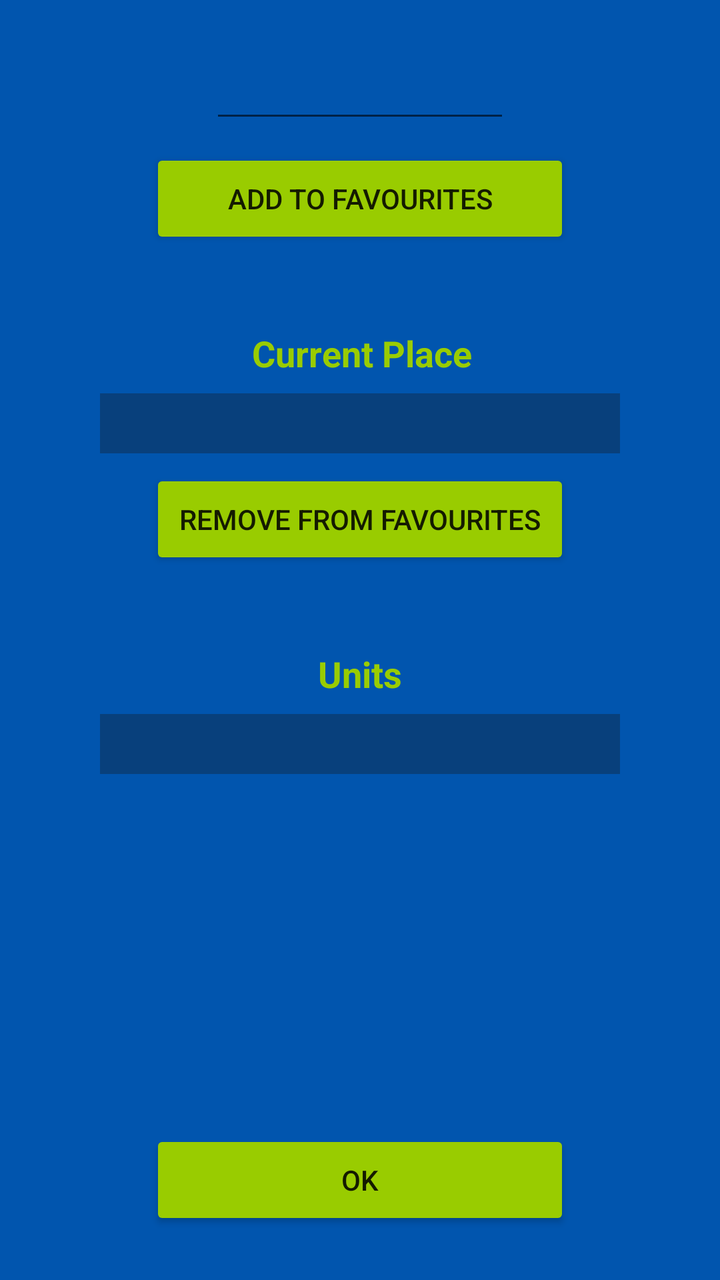
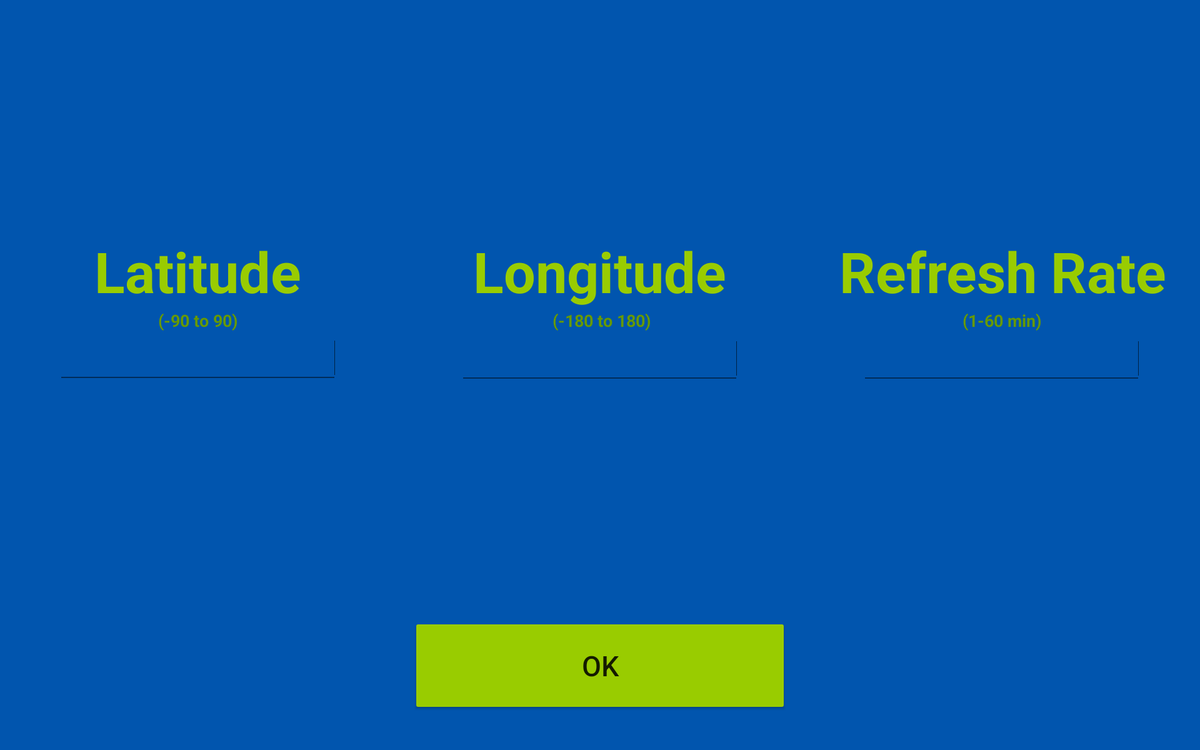

First picture: res/layout/ on a phone held upright. Second picture: the repository's own variant of that layout, on a device whose configuration matches the variant's folder. Source for both follows.
<!-- AndroidManifest.xml: application theme AppTheme -->
<!-- res/layout/activity_config.xml -->
<?xml version="1.0" encoding="utf-8"?>
<android.support.constraint.ConstraintLayout xmlns:android="http://schemas.android.com/apk/res/android"
    xmlns:app="http://schemas.android.com/apk/res-auto"
    xmlns:tools="http://schemas.android.com/tools"
    android:layout_width="match_parent"
    android:layout_height="match_parent"
    android:focusable="true"
    android:focusableInTouchMode="true"
    android:background="@color/colorBackground"
    tools:context="com.bbeny.astroweather.activity.ConfigActivity">

    <EditText
        android:id="@+id/placeText"
        style="@android:style/Widget.DeviceDefault.EditText"
        android:layout_width="150dp"
        android:layout_height="wrap_content"
        android:layout_marginEnd="8dp"
        android:layout_marginLeft="8dp"
        android:layout_marginRight="8dp"
        android:layout_marginStart="8dp"
        android:layout_marginTop="25dp"
        android:layout_weight="1"
        android:ems="10"
        android:inputType="text"
        android:labelFor="@+id/placeText"
        android:selectAllOnFocus="false"
        android:textAlignment="center"
        android:textColor="@android:color/holo_green_light"
        android:textColorLink="@android:color/holo_green_light"
        app:layout_constraintLeft_toLeftOf="parent"
        app:layout_constraintRight_toRightOf="parent"
        app:layout_constraintTop_toTopOf="parent" />

    <Button
        android:id="@+id/addButton"
        android:layout_width="210dp"
        android:layout_height="50dp"
        android:layout_marginBottom="351dp"
        android:layout_marginEnd="8dp"
        android:layout_marginLeft="8dp"
        android:layout_marginRight="8dp"
        android:layout_marginStart="8dp"
        android:layout_marginTop="8dp"
        android:backgroundTint="@android:color/holo_green_light"
        android:text="Add To Favourites"
        android:textAlignment="center"
        app:layout_constraintBottom_toBottomOf="parent"
        app:layout_constraintLeft_toLeftOf="parent"
        app:layout_constraintRight_toRightOf="parent"
        app:layout_constraintTop_toBottomOf="@+id/placeText"
        app:layout_constraintVertical_bias="0.0" />

    <TextView
        android:id="@+id/textView"
        android:layout_width="wrap_content"
        android:layout_height="wrap_content"
        android:layout_marginEnd="8dp"
        android:layout_marginLeft="8dp"
        android:layout_marginRight="8dp"
        android:layout_marginStart="8dp"
        android:layout_marginTop="40dp"
        android:layout_weight="1"
        android:text="Current Place"
        android:textAlignment="center"
        android:textColor="@android:color/holo_green_light"
        android:textSize="18sp"
        android:textStyle="bold"
        app:layout_constraintLeft_toLeftOf="parent"
        app:layout_constraintRight_toRightOf="parent"
        app:layout_constraintTop_toBottomOf="@+id/addButton"
        app:layout_constraintHorizontal_bias="0.503" />

    <Spinner
        android:id="@+id/placeSpinner"
        android:layout_width="260dp"
        android:layout_height="30dp"
        android:layout_marginLeft="8dp"
        android:layout_marginRight="8dp"
        android:layout_marginTop="8dp"
        android:background="@color/textColor"
        android:textAlignment="center"
        app:layout_constraintLeft_toLeftOf="parent"
        app:layout_constraintRight_toRightOf="parent"
        app:layout_constraintTop_toBottomOf="@+id/textView" />

    <Button
        android:id="@+id/removeButton"
        android:layout_width="210dp"
        android:layout_height="50dp"
        android:layout_marginEnd="8dp"
        android:layout_marginLeft="8dp"
        android:layout_marginRight="8dp"
        android:layout_marginStart="8dp"
        android:layout_marginTop="8dp"
        android:backgroundTint="@android:color/holo_green_light"
        android:text="Remove from favourites"
        android:textAlignment="center"
        app:layout_constraintLeft_toLeftOf="parent"
        app:layout_constraintRight_toRightOf="parent"
        app:layout_constraintTop_toBottomOf="@+id/placeSpinner" />

    <TextView
        android:id="@+id/textView2"
        android:layout_width="wrap_content"
        android:layout_height="wrap_content"
        android:layout_marginEnd="8dp"
        android:layout_marginLeft="8dp"
        android:layout_marginRight="8dp"
        android:layout_marginStart="8dp"
        android:layout_weight="1"
        android:text="Units"
        android:textAlignment="center"
        android:textColor="@android:color/holo_green_light"
        android:textSize="18sp"
        android:textStyle="bold"
        app:layout_constraintLeft_toLeftOf="parent"
        app:layout_constraintRight_toRightOf="parent"
        android:layout_marginTop="40dp"
        app:layout_constraintTop_toBottomOf="@+id/removeButton" />

    <Spinner
        android:id="@+id/unitSpinner"
        android:layout_width="260dp"
        android:layout_height="30dp"
        android:layout_marginLeft="8dp"
        android:layout_marginRight="8dp"
        android:layout_marginTop="8dp"
        android:background="@color/textColor"
        android:textAlignment="center"
        app:layout_constraintLeft_toLeftOf="parent"
        app:layout_constraintRight_toRightOf="parent"
        app:layout_constraintTop_toBottomOf="@+id/textView2" />

    <Button
        android:id="@+id/okButton"
        android:layout_width="210dp"
        android:layout_height="50dp"
        android:layout_marginBottom="25dp"
        android:layout_marginEnd="8dp"
        android:layout_marginLeft="8dp"
        android:layout_marginRight="8dp"
        android:layout_marginStart="8dp"
        android:layout_marginTop="8dp"
        android:backgroundTint="@android:color/holo_green_light"
        android:text="OK"
        android:textAlignment="center"
        app:layout_constraintBottom_toBottomOf="parent"
        app:layout_constraintLeft_toLeftOf="parent"
        app:layout_constraintRight_toRightOf="parent"
        app:layout_constraintTop_toBottomOf="@+id/unitSpinner"
        app:layout_constraintVertical_bias="1.0" />

</android.support.constraint.ConstraintLayout>
<!-- resources referenced by this layout -->
<resources>
  <color name="colorBackground">#0155ae</color>
  <color name="textColor">#08407c</color>
  <style name="AppTheme" parent="Theme.AppCompat.Light.DarkActionBar">
          
          <item name="android:windowBackground">@null</item>
          <item name="colorPrimary">@color/colorPrimary</item>
          <item name="colorPrimaryDark">@color/colorPrimaryDark</item>
          <item name="colorAccent">@color/colorAccent</item>
      </style>
  <color name="colorPrimary">#3F51B5</color>
  <color name="colorPrimaryDark">#0a1560</color>
  <color name="colorAccent">#FF4081</color>
</resources>
<!-- res/layout-sw720dp-land/activity_config.xml (the repository's variant of the layout above) -->
<!-- drawn on a large tablet held sideways -->
<?xml version="1.0" encoding="utf-8"?>
<LinearLayout xmlns:android="http://schemas.android.com/apk/res/android"
    xmlns:app="http://schemas.android.com/apk/res-auto"
    xmlns:tools="http://schemas.android.com/tools"
    android:layout_width="match_parent"
    android:layout_height="match_parent"
    android:focusable="true"
    android:focusableInTouchMode="true"
    android:orientation="vertical"
    android:background="@color/colorBackground"
    android:gravity="center"
    tools:context="com.bbeny.astroweather.activity.ConfigActivity">

    <LinearLayout
        android:baselineAligned="false"
        android:layout_width="match_parent"
        android:layout_height="0dp"
        android:layout_weight="0.7"
        android:gravity="center"
        android:orientation="horizontal"
        tools:layout_editor_absoluteX="8dp"
        tools:layout_editor_absoluteY="8dp">

        <android.support.constraint.ConstraintLayout
            android:layout_width="0dp"
            android:layout_height="wrap_content"
            android:layout_weight="0.33">

            <TextView
                android:id="@+id/textView2"
                android:layout_width="wrap_content"
                android:layout_height="wrap_content"
                android:layout_marginEnd="8dp"
                android:layout_marginLeft="8dp"
                android:layout_marginRight="8dp"
                android:layout_marginStart="8dp"
                android:layout_marginTop="8dp"
                android:layout_weight="1"
                android:text="Latitude"
                android:textAlignment="center"
                android:textColor="@android:color/holo_green_light"
                android:textSize="60sp"
                android:textStyle="bold"
                app:layout_constraintLeft_toLeftOf="parent"
                app:layout_constraintRight_toRightOf="parent"
                app:layout_constraintTop_toTopOf="parent" />

            <TextView
                android:id="@+id/textView6"
                android:layout_width="wrap_content"
                android:layout_height="wrap_content"
                android:layout_marginEnd="8dp"
                android:layout_marginLeft="8dp"
                android:layout_marginRight="8dp"
                android:layout_marginStart="8dp"
                android:layout_marginTop="0dp"
                android:layout_weight="1"
                android:text="(-90 to 90)"
                android:textAlignment="center"
                android:textColor="@android:color/holo_green_dark"
                android:textSize="18sp"
                android:textStyle="bold"
                app:layout_constraintHorizontal_bias="0.5"
                app:layout_constraintLeft_toLeftOf="parent"
                app:layout_constraintRight_toRightOf="parent"
                app:layout_constraintTop_toBottomOf="@+id/textView2" />

            <EditText
                android:id="@+id/placeText"
                android:labelFor="@+id/placeText"
                style="@android:style/Widget.DeviceDefault.EditText"
                android:layout_width="300dp"
                android:layout_height="wrap_content"
                android:layout_marginBottom="8dp"
                android:layout_marginEnd="8dp"
                android:layout_marginLeft="8dp"
                android:layout_marginRight="8dp"
                android:layout_marginStart="8dp"
                android:layout_marginTop="-1dp"
                android:layout_weight="1"
                android:ems="10"
                android:inputType="numberSigned|numberDecimal"
                android:selectAllOnFocus="false"
                android:textAlignment="center"
                android:textColor="@android:color/holo_green_light"
                android:textColorLink="@android:color/holo_green_light"
                android:textSize="30sp"
                app:layout_constraintBottom_toBottomOf="parent"
                app:layout_constraintHorizontal_bias="0.5"
                app:layout_constraintLeft_toLeftOf="parent"
                app:layout_constraintRight_toRightOf="parent"
                app:layout_constraintTop_toBottomOf="@+id/textView6"
                app:layout_constraintVertical_bias="0.0" />

        </android.support.constraint.ConstraintLayout>

        <android.support.constraint.ConstraintLayout
            android:layout_width="0dp"
            android:layout_height="wrap_content"
            android:layout_weight="0.34">

            <TextView
                android:id="@+id/textView8"
                android:layout_width="wrap_content"
                android:layout_height="wrap_content"
                android:layout_marginEnd="8dp"
                android:layout_marginLeft="8dp"
                android:layout_marginRight="8dp"
                android:layout_marginStart="8dp"
                android:layout_marginTop="8dp"
                android:layout_weight="1"
                android:text="Longitude"
                android:textAlignment="center"
                android:textColor="@android:color/holo_green_light"
                android:textSize="60sp"
                android:textStyle="bold"
                app:layout_constraintLeft_toLeftOf="parent"
                app:layout_constraintRight_toRightOf="parent"
                app:layout_constraintTop_toTopOf="parent" />

            <TextView
                android:id="@+id/textView4"
                android:layout_width="wrap_content"
                android:layout_height="wrap_content"
                android:layout_marginEnd="8dp"
                android:layout_marginLeft="8dp"
                android:layout_marginRight="8dp"
                android:layout_marginStart="8dp"
                android:layout_marginTop="0dp"
                android:layout_weight="1"
                android:text="(-180 to 180)"
                android:textAlignment="center"
                android:textColor="@android:color/holo_green_dark"
                android:textSize="18sp"
                android:textStyle="bold"
                app:layout_constraintHorizontal_bias="0.507"
                app:layout_constraintLeft_toLeftOf="parent"
                app:layout_constraintRight_toRightOf="parent"
                app:layout_constraintTop_toBottomOf="@+id/textView8" />

            <EditText
                android:id="@+id/longitudeConfig"
                android:labelFor="@+id/longitudeConfig"
                style="@android:style/Widget.DeviceDefault.EditText"
                android:layout_width="300dp"
                android:layout_height="wrap_content"
                android:layout_marginBottom="8dp"
                android:layout_marginEnd="8dp"
                android:layout_marginLeft="8dp"
                android:layout_marginRight="8dp"
                android:layout_marginStart="8dp"
                android:layout_marginTop="0dp"
                android:layout_weight="1"
                android:ems="10"
                android:inputType="numberSigned|numberDecimal"
                android:selectAllOnFocus="false"
                android:textAlignment="center"
                android:textColor="@android:color/holo_green_light"
                android:textColorLink="@android:color/holo_green_light"
                android:textSize="30sp"
                app:layout_constraintBottom_toBottomOf="parent"
                app:layout_constraintHorizontal_bias="0.5"
                app:layout_constraintLeft_toLeftOf="parent"
                app:layout_constraintRight_toRightOf="parent"
                app:layout_constraintTop_toBottomOf="@+id/textView4"
                app:layout_constraintVertical_bias="0.0" />
        </android.support.constraint.ConstraintLayout>

        <android.support.constraint.ConstraintLayout
            android:layout_width="0dp"
            android:layout_height="wrap_content"
            android:layout_weight="0.33">

            <TextView
                android:id="@+id/textView7"
                android:layout_width="wrap_content"
                android:layout_height="wrap_content"
                android:layout_marginEnd="8dp"
                android:layout_marginLeft="8dp"
                android:layout_marginRight="8dp"
                android:layout_marginStart="8dp"
                android:layout_marginTop="8dp"
                android:layout_weight="1"
                android:text="Refresh Rate"
                android:textAlignment="center"
                android:textColor="@android:color/holo_green_light"
                android:textSize="60sp"
                android:textStyle="bold"
                app:layout_constraintHorizontal_bias="0.506"
                app:layout_constraintLeft_toLeftOf="parent"
                app:layout_constraintRight_toRightOf="parent"
                app:layout_constraintTop_toTopOf="parent" />

            <TextView
                android:id="@+id/textView10"
                android:layout_width="wrap_content"
                android:layout_height="wrap_content"
                android:layout_marginEnd="8dp"
                android:layout_marginLeft="8dp"
                android:layout_marginRight="8dp"
                android:layout_marginStart="8dp"
                android:layout_marginTop="0dp"
                android:layout_weight="1"
                android:text="(1-60 min)"
                android:textAlignment="center"
                android:textColor="@android:color/holo_green_dark"
                android:textSize="18sp"
                android:textStyle="bold"
                app:layout_constraintLeft_toLeftOf="parent"
                app:layout_constraintRight_toRightOf="parent"
                app:layout_constraintTop_toBottomOf="@+id/textView7" />

            <EditText
                android:id="@+id/refreshConfig"
                android:labelFor="@+id/refreshConfig"
                style="@android:style/Widget.DeviceDefault.EditText"
                android:layout_width="300dp"
                android:layout_height="wrap_content"
                android:layout_marginBottom="8dp"
                android:layout_marginEnd="8dp"
                android:layout_marginLeft="8dp"
                android:layout_marginRight="8dp"
                android:layout_marginStart="8dp"
                android:layout_marginTop="0dp"
                android:layout_weight="1"
                android:ems="10"
                android:inputType="number"
                android:selectAllOnFocus="false"
                android:textAlignment="center"
                android:textColor="@android:color/holo_green_light"
                android:textColorLink="@android:color/holo_green_light"
                android:textSize="30sp"
                app:layout_constraintBottom_toBottomOf="parent"
                app:layout_constraintLeft_toLeftOf="parent"
                app:layout_constraintRight_toRightOf="parent"
                app:layout_constraintTop_toBottomOf="@+id/textView10"
                app:layout_constraintVertical_bias="0.0" />

        </android.support.constraint.ConstraintLayout>

    </LinearLayout>

    <Button
        android:id="@+id/configButton"
        android:layout_width="400dp"
        android:layout_height="100dp"
        android:layout_marginBottom="40dp"
        android:backgroundTint="@android:color/holo_green_light"
        android:gravity="center"
        android:text="OK"
        android:textAlignment="center"
        android:textSize="30sp" />


</LinearLayout>
<!-- resources referenced by the variant -->
<!-- as a large tablet held sideways resolves them -->
<resources>
  <color name="colorBackground">#0155ae</color>
  <style name="AppTheme" parent="Theme.AppCompat.Light.DarkActionBar">
          
          <item name="android:windowBackground">@null</item>
          <item name="colorPrimary">@color/colorPrimary</item>
          <item name="colorPrimaryDark">@color/colorPrimaryDark</item>
          <item name="colorAccent">@color/colorAccent</item>
      </style>
  <color name="colorPrimary">#3F51B5</color>
  <color name="colorPrimaryDark">#0a1560</color>
  <color name="colorAccent">#FF4081</color>
</resources>
